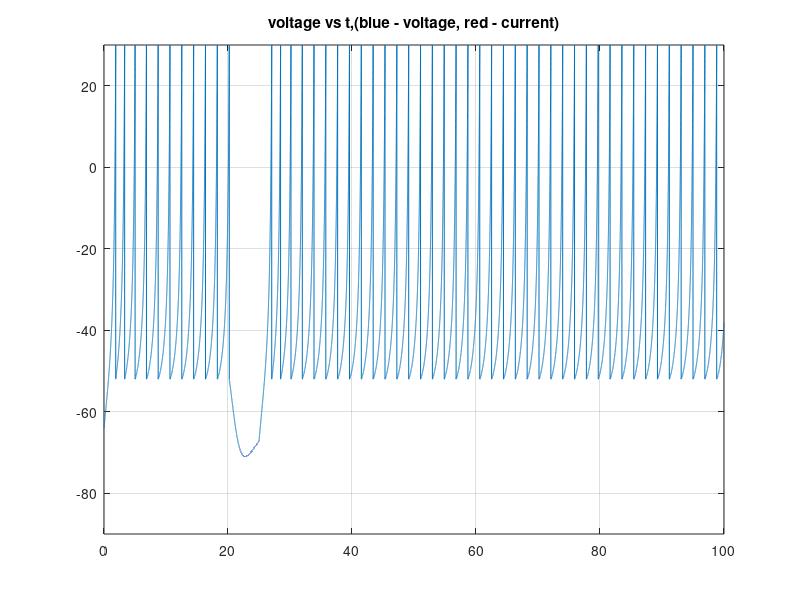

MATLAB code for this plot:
% for i=-5:1:5
a=0.5; b=0.5; c=-52;  d=0; % for early spike, but premature spike also hapen
%  a=0.03; b=0.25; c=-52;  d=0; % original in paper for rebound burst
%  a=0.7; b=0.3; c=-52;  d=0; 
 
 V=-64;  u=b*V;
    VV=[];  uu=[];
    tau = 0.001;  tspan = 0:tau:100;
    T1=20;
    for t=tspan
        if (t>T1) & (t < T1+5) 
            I=-15;
        else
            I=0;
        end;
        V = V + tau*(0.04*V^2+5*V+140-u+I);
        u = u + tau*a*(b*V-u);
        if V > 30
            VV(end+1)=30;
            V = c;
            u = u + d;
        else
            VV(end+1)=V;
        end;
        uu(end+1)=u;
    end;
    figure(floor(100+1))
        plot(tspan,VV);
        axis([0 max(tspan) -90 30])
        % title([' value ', num2str(i)]);
        title('voltage vs t,(blue - voltage, red - current)')
    grid
% end
